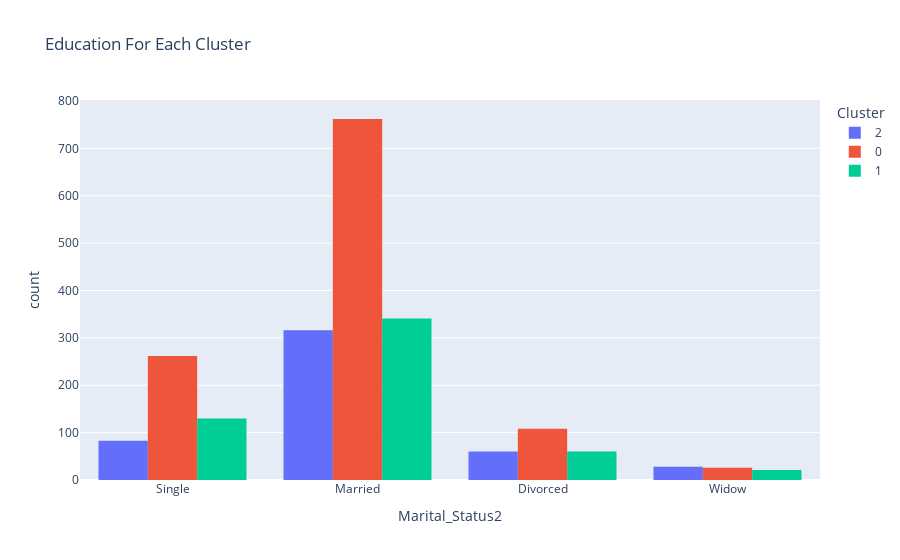

Here is the notebook cell this chart was saved with:
### Code cell
#plot education for each cluster
fig = px.histogram(data, x="Marital_Status2", color="Cluster", title="Education For Each Cluster", barmode="group")
fig.show()

### Figure 1 — Plotly figure (JSON) as saved in the notebook; plotly's stock layout.template omitted (floating-point values rounded to 4 significant figures; data arrays with more than 128 entries replaced by an {"elided": "..."} marker saying what was removed)
{"data": [{"alignmentgroup": "True", "bingroup": "x", "hovertemplate": "Cluster=2<br>Marital_Status2=%{x}<br>count=%{y}<extra></extra>", "legendgroup": "2", "marker": {"color": "#636efa", "pattern": {"shape": ""}}, "name": "2", "offsetgroup": "2", "orientation": "v", "showlegend": true, "type": "histogram", "x": {"elided": "487 str values"}, "xaxis": "x", "yaxis": "y"}, {"alignmentgroup": "True", "bingroup": "x", "hovertemplate": "Cluster=0<br>Marital_Status2=%{x}<br>count=%{y}<extra></extra>", "legendgroup": "0", "marker": {"color": "#EF553B", "pattern": {"shape": ""}}, "name": "0", "offsetgroup": "0", "orientation": "v", "showlegend": true, "type": "histogram", "x": {"elided": "1158 str values"}, "xaxis": "x", "yaxis": "y"}, {"alignmentgroup": "True", "bingroup": "x", "hovertemplate": "Cluster=1<br>Marital_Status2=%{x}<br>count=%{y}<extra></extra>", "legendgroup": "1", "marker": {"color": "#00cc96", "pattern": {"shape": ""}}, "name": "1", "offsetgroup": "1", "orientation": "v", "showlegend": true, "type": "histogram", "x": {"elided": "552 str values"}, "xaxis": "x", "yaxis": "y"}], "layout": {"barmode": "group", "legend": {"title": {"text": "Cluster"}, "tracegroupgap": 0}, "title": {"text": "Education For Each Cluster"}, "xaxis": {"anchor": "y", "domain": [0, 1], "title": {"text": "Marital_Status2"}}, "yaxis": {"anchor": "x", "domain": [0, 1], "title": {"text": "count"}}}}
